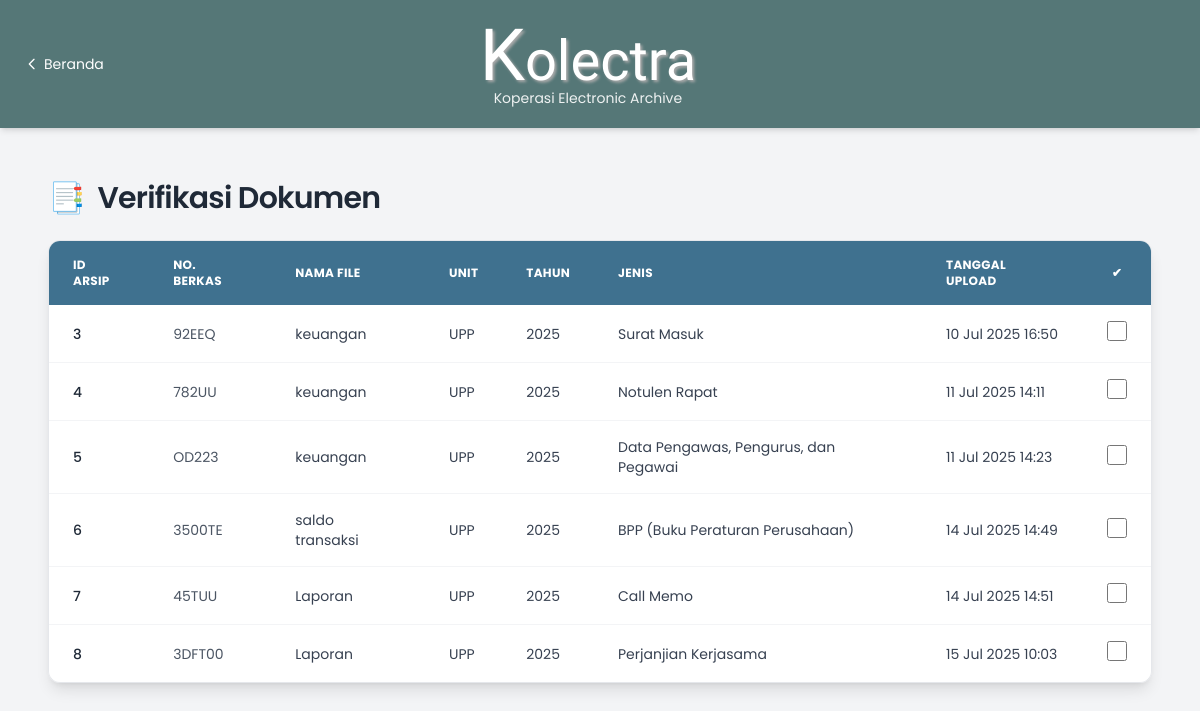
Before: /verifikasi/ (signed in) with the older database file.
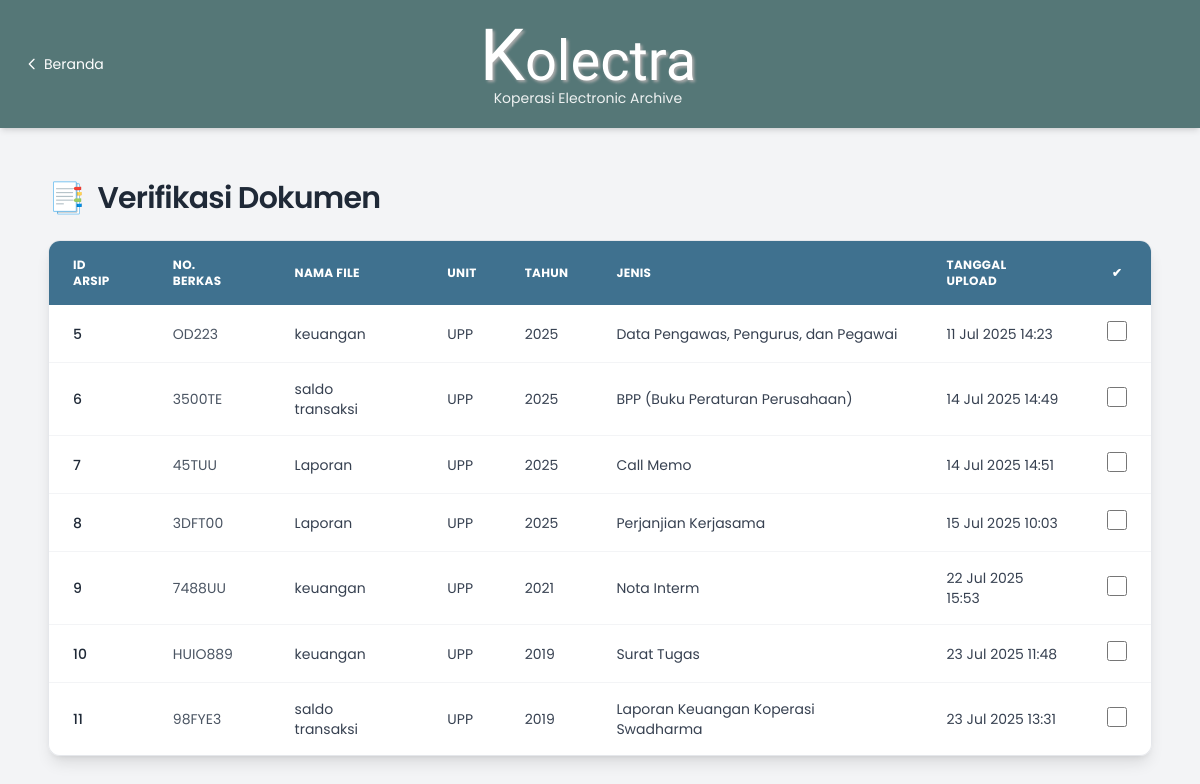
After: the same page with the newer database file.
### arsip_app/models.py (models this page shows, shortened)
class Dokumen(models.Model):
    JENIS_CHOICES = [
        ('surat_masuk', 'Surat Masuk'),
        ('surat_keluar', 'Surat Keluar'),
        ('surat_tugas', 'Surat Tugas'),
        ('data_pengawas_pengurus_dan_pegawai', 'Data Pengawas, Pengurus, dan Pegawai'),
        ('surat_ijin_/_cuti', 'Surat Ijin / Cuti'),
        ('call_memo', 'Call Memo'),
        ('nota_interm', 'Nota Interm'),
        ('pinjaman_anggota', 'Pinjaman Anggota'),
        ('nota_dinas', 'Nota Dinas'),
        ('jurnal_&_lampiran', 'Jurnal & Lampiran'),
        ('perjanjian_kerjasama', 'Perjanjian Kerjasama'),
        ('laporan_keuangan_koperasi_swadharma', 'Laporan Keuangan Koperasi Swadharma'),
        ('laporan_keuangan_perusahaan_anak', 'Laporan Keuangan Perusahaan Anak'),
        ('notulen_rapat', 'Notulen Rapat'),
        ('dokumen_RAT', 'Dokumen RAT'),
        ('bpp', 'BPP (Buku Peraturan Perusahaan)'),
        ('laporan_pajak', 'Laporan Pajak'),
        ('sk_pengurus', 'SK Pengurus'),
    ]
    BULAN_CHOICES = [
        ('Januari', 'Januari'), ('Februari', 'Februari'), ('Maret', 'Maret'),
        ('April', 'April'), ('Mei', 'Mei'), ('Juni', 'Juni'), ('Juli', 'Juli'),
        ('Agustus', 'Agustus'), ('September', 'September'), ('Oktober', 'Oktober'),
        ('November', 'November'), ('Desember', 'Desember'),
    ]
    TAHUN_CHOICES = [(r, r) for r in range(2000, timezone.now().year + 1)]
    STATUS_CHOICES = [
        ('belum verifikasi', 'Belum Verifikasi'),
        ('sudah verifikasi', 'Sudah Verifikasi'),
    ]
    arsip_id       = models.AutoField("ID Arsip", primary_key=True)
    nama_file      = models.CharField("Nama File", max_length=255)
    unit           = models.CharField("Unit", max_length=3, choices=CustomUser.UNIT_CHOICES)
    jenis          = models.CharField("Jenis Dokumen", max_length=50, choices=JENIS_CHOICES)
    nomor_berkas   = models.CharField("Nomor Berkas", max_length=100, blank=True)
    nomor          = models.CharField("Nomor", max_length=50)
    nomor_surat    = models.CharField(max_length=50, blank=True, null=True)
    tahun          = models.IntegerField("Tahun", choices=TAHUN_CHOICES)
    bulan          = models.CharField("Bulan", max_length=10, choices=BULAN_CHOICES)
    rak            = models.CharField("Rak", max_length=50)
    kardus         = models.CharField("Kardus", max_length=50)
    file_scan      = models.FileField("File Scan", upload_to='scan/', blank=True, null=True)
    file_upload    = models.FileField("File Upload", upload_to='upload/', blank=True, null=True)
    status         = models.CharField("Status", max_length=20, choices=STATUS_CHOICES, default='belum verifikasi')
    created_at     = models.DateTimeField("Tanggal & Waktu Upload", auto_now_add=True)
    tanggal_upload = models.DateField("Tanggal Upload", auto_now_add=True)
    waktu_upload   = models.TimeField("Waktu Upload", auto_now_add=True)
    diunggah_oleh  = models.ForeignKey(
        settings.AUTH_USER_MODEL,
        null=True, blank=True,
        on_delete=models.SET_NULL,
        verbose_name="Diunggah Oleh"
    )

### arsip_app/views.py (the view)
# urls.py: path('verifikasi/', views.daftar_verifikasi, name='daftar_verifikasi'),
@login_required
def daftar_verifikasi(request):
    if request.user.level != 'admin':
        return HttpResponseForbidden("Hanya admin yang dapat melihat ini.")
    dokumen_list = Dokumen.objects.filter(unit=request.user.unit_kerja, status='belum verifikasi')
    return render(request, 'arsip_app/verifikasi_dokumen.html', {'dokumen_list': dokumen_list})

### arsip_app/templates/arsip_app/verifikasi_dokumen.html (shortened to what this page needs)
<!DOCTYPE html>
<html lang="id">
<head>
  <script src="https://cdn.tailwindcss.com"></script>
</head>
<body class="bg-gray-100 pt-[180px] px-6 md:px-12">
  <header class="fixed top-0 left-0 right-0 bg-[#557777] text-white py-5 px-6 shadow-md z-50">
    <div class="flex items-center justify-between">
      <a href="{% url 'after_login' %}" class="flex items-center text-sm hover:text-gray-300 transition group">
        <svg xmlns="http://www.w3.org/2000/svg" class="h-4 w-4 mr-1 group-hover:-translate-x-1 transition" fill="none" viewBox="0 0 24 24" stroke="currentColor">
          <path stroke-linecap="round" stroke-linejoin="round" stroke-width="2" d="M15 19l-7-7 7-7" />
        </svg>
        <span>Beranda</span>
      </a>
      <div class="text-center flex-1 -ml-6">
        <h1 class="kolectra-title leading-none">
          <span class="text-[72px]">K</span><span class="text-[56px]">olectra</span>
        </h1>
        <p class="text-sm text-white/90 -mt-1">Koperasi Electronic Archive</p>
      </div>
    </div>
  </header>
  <main class="animate-fade">
    <div class="flex items-center gap-3 mb-6">
      <div class="text-3xl text-[#3f718f]">📑</div>
      <h2 class="text-2xl md:text-3xl font-semibold text-gray-800 tracking-tight">Verifikasi Dokumen</h2>
    </div>
    <form method="post" action="{% url 'verifikasi_dokumen' %}" id="verifikasiForm">
      <div class="overflow-x-auto rounded-xl shadow-lg border border-gray-200">
        <table class="min-w-full text-sm text-gray-700 bg-white">
          <thead class="bg-[#3f718f] text-white text-xs uppercase tracking-wide">
            <tr>
              <th class="px-6 py-4 text-left">ID Arsip</th>
              <th class="px-6 py-4 text-left">No. Berkas</th>
              <th class="px-6 py-4 text-left">Nama File</th>
              <th class="px-6 py-4 text-left">Unit</th>
              <th class="px-6 py-4 text-left">Tahun</th>
              <th class="px-6 py-4 text-left">Jenis</th>
              <th class="px-6 py-4 text-left">Tanggal Upload</th>
              <th class="px-6 py-4 text-center">✔</th>
            </tr>
          </thead>
          <tbody class="divide-y divide-gray-100">
            {% for dok in dokumen_list %}
            <tr class="hover:bg-sky-50 transition duration-200">
              <td class="px-6 py-4 font-medium text-gray-800">{{ dok.arsip_id }}</td>
              <td class="px-6 py-4 text-gray-600">{{ dok.nomor_berkas }}</td>
              <td class="px-6 py-4">{{ dok.nama_file }}</td>
              <td class="px-6 py-4">{{ dok.unit }}</td>
              <td class="px-6 py-4">{{ dok.tahun }}</td>
              <td class="px-6 py-4">{{ dok.get_jenis_display }}</td>
              <td class="px-6 py-4">{{ dok.created_at|date:"d M Y H:i" }}</td>
              <td class="px-6 py-4 text-center">
                <input type="checkbox" name="dokumen_ids" value="{{ dok.arsip_id }}" class="accent-green-600 w-5 h-5">
              </td>
            </tr>
            {% empty %}
            <tr>
              <td colspan="8" class="text-center py-8 text-gray-400 italic">Tidak ada dokumen yang menunggu verifikasi.</td>
            </tr>
            {% endfor %}
          </tbody>
        </table>
      </div>
    </form>
  </main>
</body>
</html>

Changed rows visible on the page:
no longer on this page (row edited): Dokumen: arsip_id "3", nomor_berkas "92EEQ", nama_file "keuangan", unit "UPP", tahun "2025", jenis "Surat Masuk", created_at "10 Jul 2025 16:50"
no longer on this page (row edited): Dokumen: arsip_id "4", nomor_berkas "782UU", nama_file "keuangan", unit "UPP", tahun "2025", jenis "Notulen Rapat", created_at "11 Jul 2025 14:11"
added Dokumen: arsip_id "9", nomor_berkas "7488UU", nama_file "keuangan", unit "UPP", tahun "2021", jenis "Nota Interm", created_at "22 Jul 2025 15:53"
added Dokumen: arsip_id "10", nomor_berkas "HUIO889", nama_file "keuangan", unit "UPP", tahun "2019", jenis "Surat Tugas", created_at "23 Jul 2025 11:48"
added Dokumen: arsip_id "11", nomor_berkas "98FYE3", nama_file "saldo transaksi", unit "UPP", tahun "2019", jenis "Laporan Keuangan Koperasi Swadharma", created_at "23 Jul 2025 13:31"
